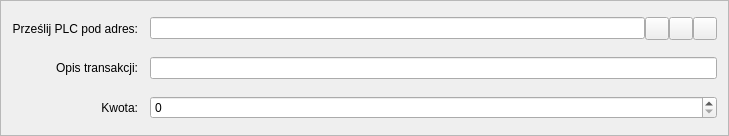
<?xml version="1.0" encoding="UTF-8"?>
<ui version="4.0">
 <class>SendCoinsEntry</class>
 <widget class="QFrame" name="SendCoinsEntry">
  <property name="geometry">
   <rect>
    <x>0</x>
    <y>0</y>
    <width>729</width>
    <height>136</height>
   </rect>
  </property>
  <property name="windowTitle">
   <string>Form</string>
  </property>
  <property name="frameShape">
   <enum>QFrame::StyledPanel</enum>
  </property>
  <property name="frameShadow">
   <enum>QFrame::Sunken</enum>
  </property>
  <layout class="QGridLayout" name="gridLayout">
   <property name="spacing">
    <number>12</number>
   </property>
   <item row="5" column="0">
    <widget class="QLabel" name="label">
     <property name="text">
      <string>Kwota:</string>
     </property>
     <property name="alignment">
      <set>Qt::AlignRight|Qt::AlignTrailing|Qt::AlignVCenter</set>
     </property>
     <property name="buddy">
      <cstring>payAmount</cstring>
     </property>
    </widget>
   </item>
   <item row="3" column="0">
    <widget class="QLabel" name="label_2">
     <property name="text">
      <string>Prześlij PLC pod adres:</string>
     </property>
     <property name="alignment">
      <set>Qt::AlignRight|Qt::AlignTrailing|Qt::AlignVCenter</set>
     </property>
     <property name="buddy">
      <cstring>payTo</cstring>
     </property>
    </widget>
   </item>
   <item row="5" column="1">
    <widget class="BitcoinAmountField" name="payAmount"/>
   </item>
   <item row="4" column="0">
    <widget class="QLabel" name="label_4">
     <property name="text">
      <string>Opis transakcji:</string>
     </property>
     <property name="alignment">
      <set>Qt::AlignRight|Qt::AlignTrailing|Qt::AlignVCenter</set>
     </property>
     <property name="buddy">
      <cstring>addAsLabel</cstring>
     </property>
    </widget>
   </item>
   <item row="3" column="1">
    <layout class="QHBoxLayout" name="payToLayout">
     <property name="spacing">
      <number>0</number>
     </property>
     <item>
      <widget class="QValidatedLineEdit" name="payTo">
       <property name="toolTip">
        <string>The address to send the payment to (e.g. 1NS17iag9jJgTHD1VXjvLCEnZuQ3rJDE9L)</string>
       </property>
       <property name="maxLength">
        <number>34</number>
       </property>
      </widget>
     </item>
     <item>
      <widget class="QToolButton" name="addressBookButton">
       <property name="toolTip">
        <string>Choose address from address book</string>
       </property>
       <property name="text">
        <string/>
       </property>
       <property name="icon">
        <iconset resource="../bitcoin.qrc">
         <normaloff>:/icons/address-book</normaloff>:/icons/address-book</iconset>
       </property>
       <property name="shortcut">
        <string>Alt+A</string>
       </property>
      </widget>
     </item>
     <item>
      <widget class="QToolButton" name="pasteButton">
       <property name="toolTip">
        <string>Paste address from clipboard</string>
       </property>
       <property name="text">
        <string/>
       </property>
       <property name="icon">
        <iconset resource="../bitcoin.qrc">
         <normaloff>:/icons/editpaste</normaloff>:/icons/editpaste</iconset>
       </property>
       <property name="shortcut">
        <string>Alt+P</string>
       </property>
      </widget>
     </item>
     <item>
      <widget class="QToolButton" name="deleteButton">
       <property name="toolTip">
        <string>Remove this recipient</string>
       </property>
       <property name="text">
        <string/>
       </property>
       <property name="icon">
        <iconset resource="../bitcoin.qrc">
         <normaloff>:/icons/remove</normaloff>:/icons/remove</iconset>
       </property>
      </widget>
     </item>
    </layout>
   </item>
   <item row="4" column="1">
    <widget class="QValidatedLineEdit" name="addAsLabel">
     <property name="toolTip">
      <string>Enter a label for this address to add it to your address book</string>
     </property>
    </widget>
   </item>
  </layout>
 </widget>
 <customwidgets>
  <customwidget>
   <class>BitcoinAmountField</class>
   <extends>QSpinBox</extends>
   <header>bitcoinamountfield.h</header>
   <container>1</container>
  </customwidget>
  <customwidget>
   <class>QValidatedLineEdit</class>
   <extends>QLineEdit</extends>
   <header>qvalidatedlineedit.h</header>
  </customwidget>
 </customwidgets>
 <resources>
  <include location="../bitcoin.qrc"/>
 </resources>
 <connections/>
</ui>
